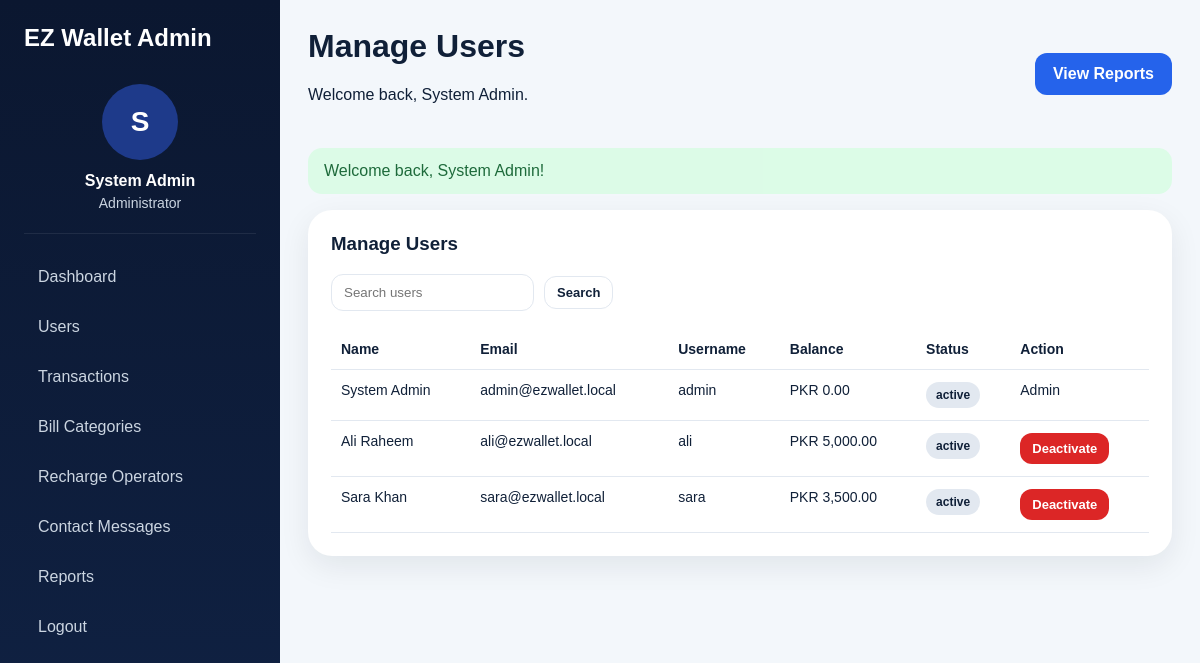
The page /public/index.php?route=admin/users (signed in) on the database its author committed.
### tables this page shows
CREATE TABLE wallets (id INT AUTO_INCREMENT PRIMARY KEY,user_id INT NOT NULL UNIQUE,balance DECIMAL(12,2) NOT NULL DEFAULT 0.00,created_at DATETIME NOT NULL,updated_at DATETIME NOT NULL,CONSTRAINT fk_wallet_user FOREIGN KEY (user_id) REFERENCES users(id) ON DELETE CASCADE);

CREATE TABLE users (id INT AUTO_INCREMENT PRIMARY KEY,name VARCHAR(120) NOT NULL,username VARCHAR(80) NOT NULL UNIQUE,email VARCHAR(150) NOT NULL UNIQUE,phone VARCHAR(30) NOT NULL,password_hash VARCHAR(255) NOT NULL,role ENUM('admin','user') NOT NULL DEFAULT 'user',status ENUM('active','inactive') NOT NULL DEFAULT 'active',avatar VARCHAR(255) NULL,created_at DATETIME NOT NULL,updated_at DATETIME NOT NULL);

### controllers/BaseController.php (called while the page is built, shortened)
<?php
abstract class BaseController
{
    protected function view(string $view, array $data = [], string $layout = 'app'): void
    {
        extract($data);
        $layoutFile = __DIR__ . '/../views/layouts/' . $layout . '.php';
        require $layoutFile;
    }
}

### controllers/AdminController.php (called while the page is built, shortened)
<?php
class AdminController extends BaseController
{
    public function users(): void { require_admin(); $search=trim($_GET['search'] ?? ''); $this->view('admin/users', ['title'=>'Manage Users','users'=>(new User())->all($search),'search'=>$search], 'admin'); }
}

### public/index.php (called while the page is built, shortened)
<?php
require_once __DIR__ . '/../routes/web.php';
$route = $_GET['route'] ?? 'home';
[$controllerClass, $method] = $routes[$route];
$controller = new $controllerClass();
$controller->$method();

### config/app.php (called while the page is built)
<?php
return [
    'app_name' => 'EZ Wallet Secure Financial Transaction',
    'base_path' => '/ez_wallet_secure/public',
    'db' => [
        'host' => '127.0.0.1',
        'port' => '3306',
        'database' => 'ez_wallet_secure',
        'username' => 'root',
        'password' => '',
        'charset' => 'utf8mb4',
    ],
    'currency' => 'PKR',
    'upload_dir' => dirname(__DIR__) . '/uploads/avatars',
    'max_upload_size' => 2097152,
];

### config/database.php (called while the page is built)
<?php
class Database
{
    private static ?PDO $instance = null;
    public static function getInstance(): PDO
    {
        if (self::$instance === null) {
            $config = require __DIR__ . '/app.php';
            $db = $config['db'];
            $dsn = sprintf(
                'mysql:host=%s;port=%s;dbname=%s;charset=%s',
                $db['host'],
                $db['port'],
                $db['database'],
                $db['charset']
            );
            self::$instance = new PDO($dsn, $db['username'], $db['password'], [
                PDO::ATTR_ERRMODE => PDO::ERRMODE_EXCEPTION,
                PDO::ATTR_DEFAULT_FETCH_MODE => PDO::FETCH_ASSOC,
                PDO::ATTR_EMULATE_PREPARES => false,
            ]);
        }
        return self::$instance;
    }
}

### includes/helpers.php (called while the page is built, shortened)
<?php
function app_config(): array
{
    static $config = null;
    if ($config === null) {
        $config = require __DIR__ . '/../config/app.php';
    }
    return $config;
}
function base_url(string $path = ''): string
{
    $base = rtrim(app_config()['base_path'], '/');
    $path = ltrim($path, '/');
    return $base . ($path ? '/' . $path : '');
}
function e(?string $value): string
{
    return htmlspecialchars((string)$value, ENT_QUOTES, 'UTF-8');
}
function get_flash_messages(): array
{
    $messages = $_SESSION['flash'] ?? [];
    return $messages;
}
function money(float $amount): string
{
    return app_config()['currency'] . ' ' . number_format($amount, 2);
}
function asset(string $path): string
{
    return base_url('../assets/' . ltrim($path, '/'));
}
function current_route(): string
{
    return $_GET['route'] ?? 'home';
}
function route_is(string $route): bool
{
    return current_route() === $route;
}

### models/BaseModel.php (called while the page is built, shortened)
<?php
abstract class BaseModel
{
    public function __construct()
    {
        $this->db = Database::getInstance();
    }
}

### models/User.php (called while the page is built, shortened)
<?php
class User extends BaseModel
{
    public function findById(int $id): ?array
    {
        $stmt = $this->db->prepare("SELECT u.*, w.balance FROM users u LEFT JOIN wallets w ON w.user_id=u.id WHERE u.id=?");
        $stmt->execute([$id]);
        return $stmt->fetch() ?: null;
    }
    public function all(string $search=''): array
    {
        return $this->db->query("SELECT u.*, w.balance FROM users u LEFT JOIN wallets w ON w.user_id=u.id ORDER BY u.created_at DESC")->fetchAll();
    }
}

### includes/auth.php (called while the page is built, shortened)
<?php
function auth_user(): ?array
{
    if (!empty($_SESSION['user_id'])) {
        return (new User())->findById((int)$_SESSION['user_id']);
    }
    return null;
}
function auth_admin(): ?array
{
    $user = auth_user();
    return $user && $user['role'] === 'admin' ? $user : null;
}

### includes/middleware.php (called while the page is built, shortened)
<?php
function require_admin(): void
{
    if (!auth_admin()) {
        flash('error', 'Administrator access required.');
        redirect('index.php?route=login');
    }
}

### views/admin/users.php (the view)
<div class="card"><div class="card-head between"><h3>Manage Users</h3><form method="get" action="<?= base_url('index.php') ?>" class="inline-form"><input type="hidden" name="route" value="admin/users"><input type="text" name="search" placeholder="Search users" value="<?= e($search) ?>"><button class="btn btn-outline btn-sm">Search</button></form></div><div class="table-wrap"><table><thead><tr><th>Name</th><th>Email</th><th>Username</th><th>Balance</th><th>Status</th><th>Action</th></tr></thead><tbody><?php foreach ($users as $u): ?><tr><td><?= e($u['name']) ?></td><td><?= e($u['email']) ?></td><td><?= e($u['username']) ?></td><td><?= money((float)$u['balance']) ?></td><td><span class="badge"><?= e($u['status']) ?></span></td><td><?php if ($u['role'] !== 'admin'): ?><form method="post" action="<?= base_url('index.php?route=admin/users/toggle-status') ?>" class="inline-form"><input type="hidden" name="_csrf" value="<?= csrf_token() ?>"><input type="hidden" name="id" value="<?= (int)$u['id'] ?>"><input type="hidden" name="status" value="<?= $u['status'] === 'active' ? 'inactive' : 'active' ?>"><button class="btn btn-sm <?= $u['status'] === 'active' ? 'btn-danger' : 'btn-primary' ?>" type="submit"><?= $u['status'] === 'active' ? 'Deactivate' : 'Activate' ?></button></form><?php else: ?>Admin<?php endif; ?></td></tr><?php endforeach; ?><?php if (!$users): ?><tr><td colspan="6">No users found.</td></tr><?php endif; ?></tbody></table></div></div>

### views/layouts/admin.php
<?php $flashMessages = get_flash_messages(); $auth = auth_user(); ?>
<!DOCTYPE html><html lang="en"><head><meta charset="UTF-8"><meta name="viewport" content="width=device-width, initial-scale=1.0"><title><?= e($title ?? 'Admin') ?> - EZ Wallet</title><link rel="stylesheet" href="<?= asset('css/app.css') ?>"><script defer src="<?= asset('js/app.js') ?>"></script></head><body class="dashboard-body admin-mode"><div class="dashboard-shell"><?php require __DIR__ . '/../partials/admin_sidebar.php'; ?><div class="dashboard-content"><?php require __DIR__ . '/../partials/dashboard_header.php'; ?><div class="container-section"><?php require __DIR__ . '/../partials/flash.php'; ?><?php require $viewFile; ?></div></div></div></body></html>

### views/partials/admin_sidebar.php
<?php $auth = auth_user(); ?><aside class="sidebar admin-sidebar"><div class="sidebar-brand">EZ Wallet Admin</div><div class="sidebar-user"><div class="avatar-circle admin-avatar"><span><?= strtoupper(substr($auth['name'], 0, 1)) ?></span></div><h4><?= e($auth['name']) ?></h4><p>Administrator</p></div><nav class="sidebar-nav"><a href="<?= base_url('index.php?route=admin/dashboard') ?>" class="<?= route_is('admin/dashboard') ? 'active' : '' ?>">Dashboard</a><a href="<?= base_url('index.php?route=admin/users') ?>">Users</a><a href="<?= base_url('index.php?route=admin/transactions') ?>">Transactions</a><a href="<?= base_url('index.php?route=admin/bill-categories') ?>">Bill Categories</a><a href="<?= base_url('index.php?route=admin/operators') ?>">Recharge Operators</a><a href="<?= base_url('index.php?route=admin/contact-messages') ?>">Contact Messages</a><a href="<?= base_url('index.php?route=admin/reports') ?>">Reports</a><a href="<?= base_url('index.php?route=logout') ?>">Logout</a></nav></aside>

### views/partials/dashboard_header.php
<?php $auth = auth_user(); ?><header class="dashboard-header"><div><h1><?= e($title ?? 'Dashboard') ?></h1><p>Welcome back, <?= e($auth['name']) ?>.</p></div><div class="header-actions"><?php if ($auth['role'] === 'user'): ?><a href="<?= base_url('index.php?route=wallet/send-money') ?>" class="btn btn-primary">Send Money</a><a href="<?= base_url('index.php?route=wallet/add-money') ?>" class="btn btn-outline">Add Money</a><?php else: ?><a href="<?= base_url('index.php?route=admin/reports') ?>" class="btn btn-primary">View Reports</a><?php endif; ?></div></header>

### views/partials/flash.php
<?php if (!empty($flashMessages)): ?><div class="flash-stack"><?php foreach ($flashMessages as $flash): ?><div class="alert alert-<?= e($flash['type']) ?>"><?= e($flash['message']) ?></div><?php endforeach; ?></div><?php endif; ?>

### assets/css/app.css (style rules this page uses)
:root { --bg:#07111f;--bg2:#0c1b31;--text:#102038;--muted:#64748b;--primary:#2563eb;--primary2:#1d4ed8;--success:#15803d;--danger:#dc2626;--border:#e2e8f0 }
* { box-sizing:border-box }
body { margin:0;font-family:Arial,Helvetica,sans-serif;color:var(--text);background:#f3f7fb }
a { text-decoration:none;color:var(--primary) }
h1,h2,h3,h4,p { margin-top:0 }
.between { justify-content:space-between }
.btn { display:inline-flex;align-items:center;justify-content:center;padding:12px 18px;border-radius:12px;border:none;cursor:pointer;font-weight:700 }
.btn-primary { background:var(--primary);color:#fff }
.btn-outline { background:#fff;border:1px solid var(--border);color:var(--text) }
.btn-danger { background:var(--danger);color:#fff }
.btn-sm { padding:8px 12px;font-size:13px }
.glass-card,.card,.info-card,.auth-card,.form-card,.stat-card { background:#fff;border:1px solid rgba(255,255,255,.4);border-radius:24px;box-shadow:0 10px 30px rgba(15,23,42,.08) }
.dashboard-shell { display:grid;grid-template-columns:280px 1fr;min-height:100vh }
.sidebar { background:linear-gradient(180deg,#0b1730,#102244);color:#fff;padding:24px;position:sticky;top:0;height:100vh }
.sidebar-brand { font-size:24px;font-weight:800;margin-bottom:20px }
.sidebar-user { text-align:center;padding:12px 0 22px;border-bottom:1px solid rgba(255,255,255,.08) }
.avatar-circle { width:76px;height:76px;border-radius:50%;background:#1e3a8a;display:grid;place-items:center;margin:0 auto 12px;font-size:28px;font-weight:800;overflow:hidden }
.sidebar-user h4 { margin:0 0 5px }
.sidebar-user p { margin:0;color:#cbd5e1;font-size:14px }
.sidebar-nav { display:grid;gap:8px;margin-top:22px }
.sidebar-nav a { color:#cbd5e1;padding:12px 14px;border-radius:14px }
.dashboard-content { background:#f3f7fb }
.dashboard-header { display:flex;justify-content:space-between;align-items:center;padding:28px 28px 0;gap:16px }
.container-section { padding:28px }
.header-actions { display:flex;gap:10px;flex-wrap:wrap }
.card { padding:22px }
.card-head { margin-bottom:18px }
.table-wrap { overflow:auto }
table { width:100%;border-collapse:collapse }
th,td { padding:12px 10px;border-bottom:1px solid var(--border);text-align:left;vertical-align:top;font-size:14px }
.badge { display:inline-block;padding:6px 10px;border-radius:999px;background:#e2e8f0;font-size:12px;font-weight:700 }
.alert { padding:14px 16px;border-radius:14px;margin-bottom:14px }
.alert-success { background:#dcfce7;color:#166534 }
.flash-stack { margin-bottom:16px }
.inline-form { display:flex;gap:10px;align-items:center;flex-wrap:wrap }
.filter-form input,.inline-form input { padding:10px 12px;border:1px solid var(--border);border-radius:12px }

### rows shown on the page
wallets: user.name "S", user.name "System Admin", user.email "admin@ezwallet.local", user.username "admin", balance "PKR 0.00", user.status "active"
wallets: user.name "Ali Raheem", user.email "ali@ezwallet.local", user.username "ali", balance "PKR 5,000.00", user.status "active", shows "Deactivate"
wallets: user.name "Sara Khan", user.email "sara@ezwallet.local", user.username "sara", balance "PKR 3,500.00", user.status "active", shows "Deactivate"

### other values the page prints
$title "Manage Users"
$flash['message'] "Welcome back, System Admin!"
